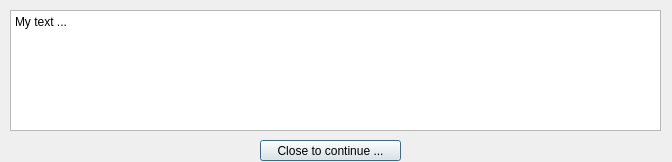
<?xml version="1.0" encoding="UTF-8"?>
<ui version="4.0">
 <class>TextWindow</class>
 <widget class="QDialog" name="TextWindow">
  <property name="geometry">
   <rect>
    <x>0</x>
    <y>0</y>
    <width>672</width>
    <height>162</height>
   </rect>
  </property>
  <property name="windowTitle">
   <string>Dialog</string>
  </property>
  <widget class="QPushButton" name="close_Btn">
   <property name="geometry">
    <rect>
     <x>260</x>
     <y>140</y>
     <width>141</width>
     <height>21</height>
    </rect>
   </property>
   <property name="text">
    <string>Close to continue ...</string>
   </property>
  </widget>
  <widget class="QPlainTextEdit" name="text_pTE">
   <property name="geometry">
    <rect>
     <x>10</x>
     <y>10</y>
     <width>651</width>
     <height>121</height>
    </rect>
   </property>
   <property name="plainText">
    <string>My text ...</string>
   </property>
  </widget>
 </widget>
 <resources/>
 <connections/>
</ui>
